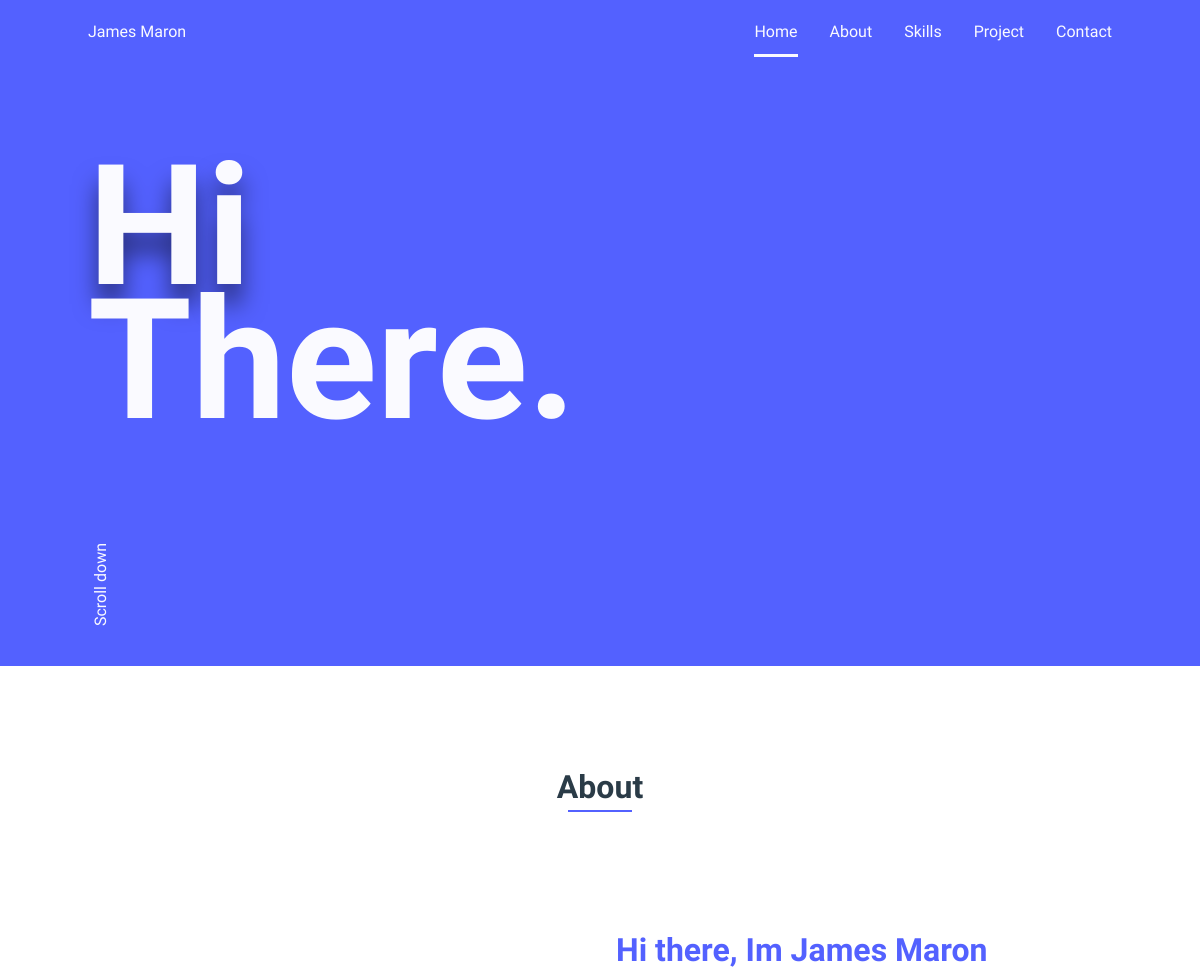
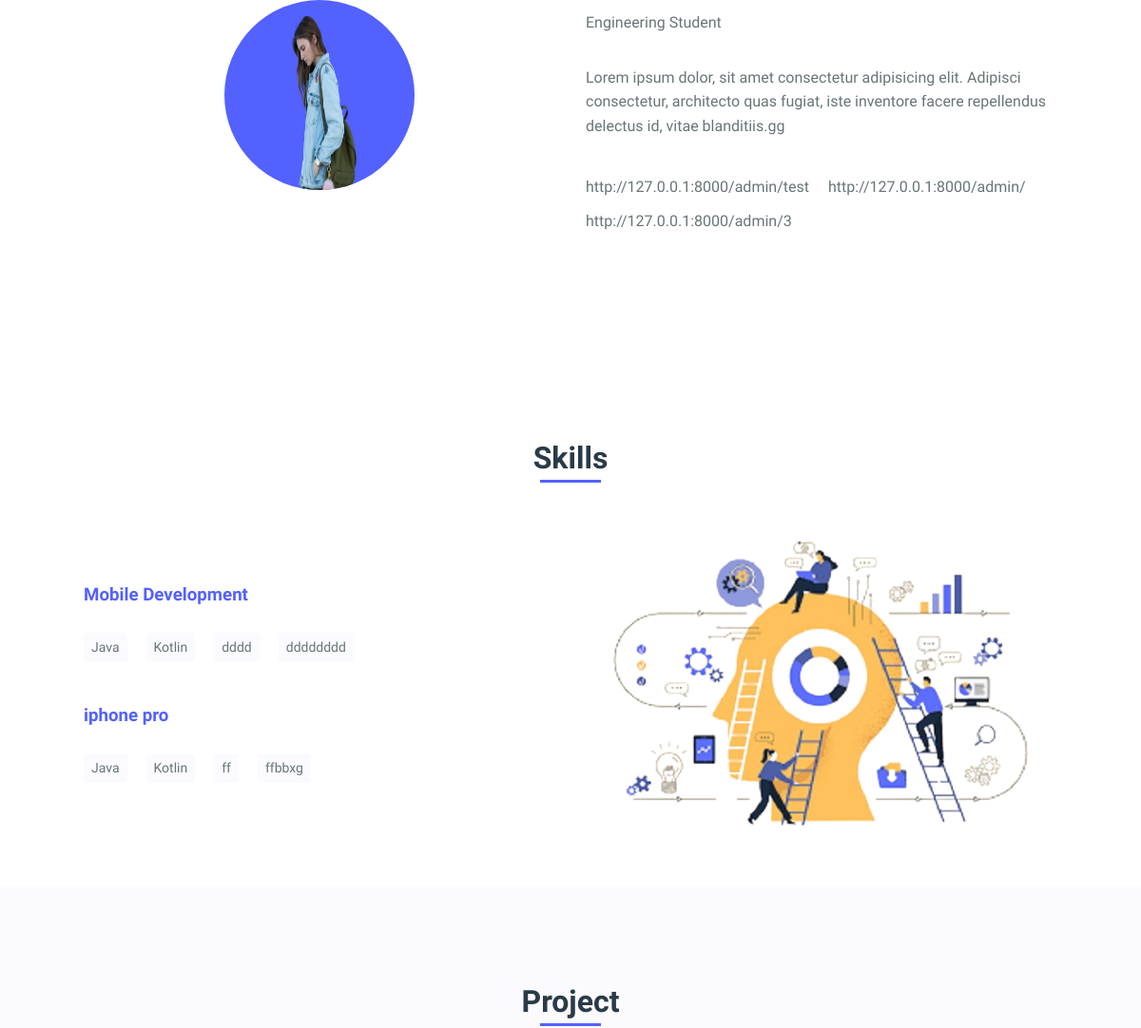
The app's page / (upper part), older data (2 pictures, top to bottom).
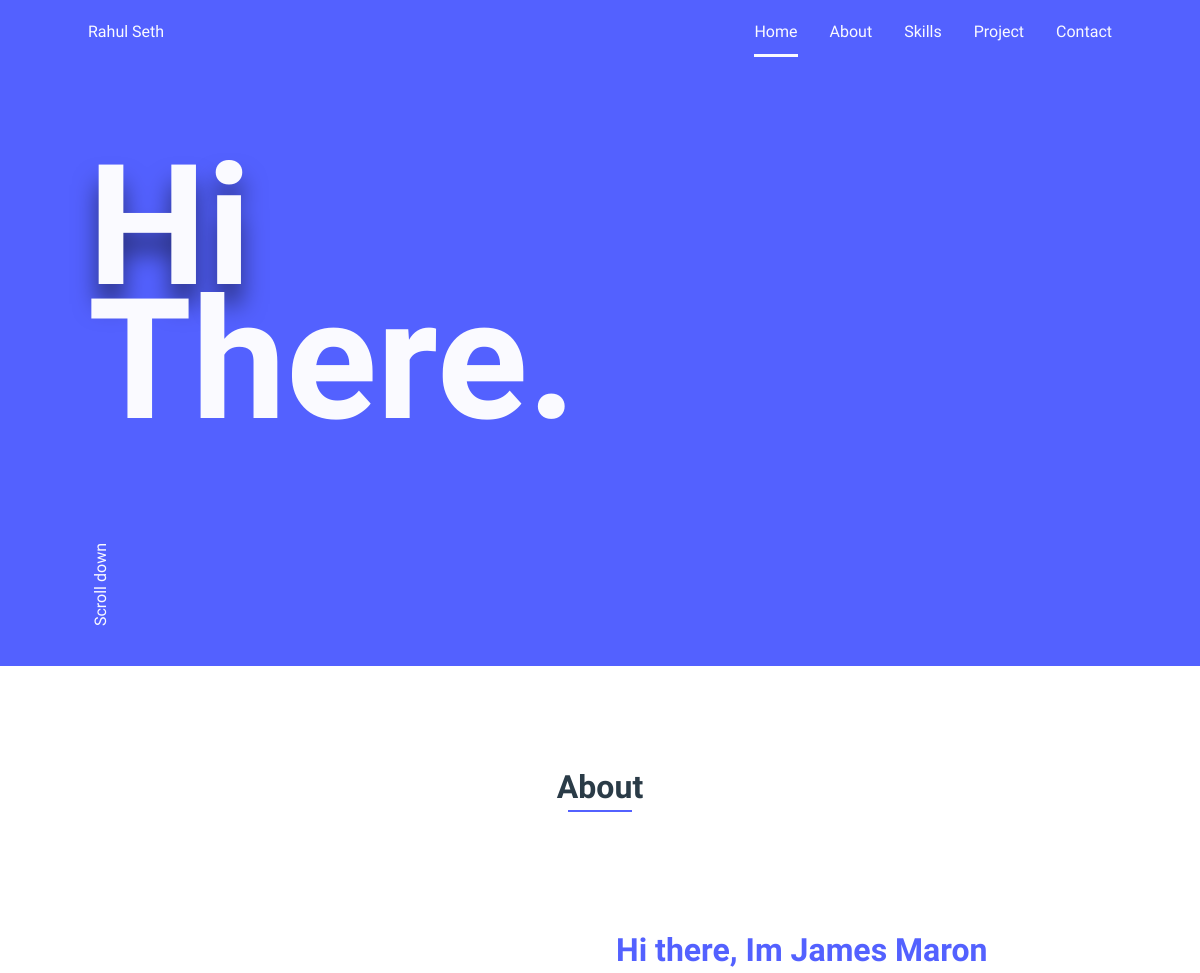
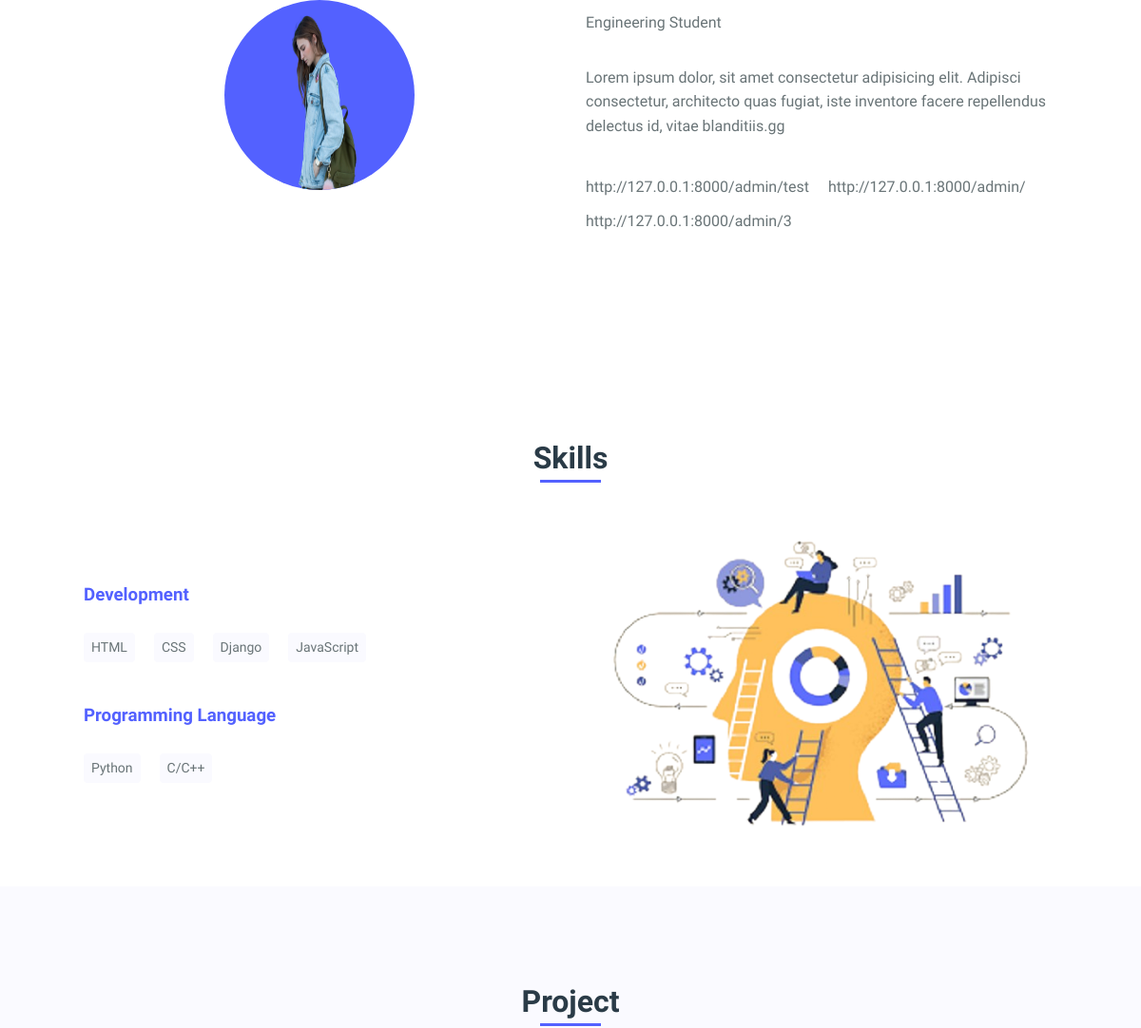
The same page, newer data (2 pictures, top to bottom).
### john/models.py (models this page shows, shortened)
class Home(models.Model):
    name = models.CharField(max_length=20)
    greetings_1 = models.CharField(max_length=5)
    greetings_2 = models.CharField(max_length=5)
    updated = models.DateTimeField(auto_now=True)

class Profile(models.Model):
    about = models.ForeignKey(About, on_delete=models.CASCADE, related_name='profile_set')
    social_name = models.CharField(max_length=10)
    link = models.URLField(max_length=200)

class Category(models.Model):
    name = models.CharField(max_length=20)
    updated = models.DateTimeField(auto_now=True)
    class Meta:
        verbose_name = 'Skill'
        verbose_name_plural = 'Skills'

class Skills(models.Model):
    category = models.ForeignKey(Category, on_delete=models.CASCADE)
    skill_name = models.CharField(max_length=20)

### john/views.py (the view)
# urls.py: path('', views.index, name='index')
def index(request):
    home = Home.objects.latest('updated')
    about = About.objects.latest('updated')
    profiles = Profile.objects.filter(about=about)
    categories = Category.objects.all()
    portfolios = Portfolio.objects.all()
    context = {
        'home': home,
        'about': about,
        'profiles': profiles,
        'categories': categories,
        'portfolios': portfolios
    }
    return render(request, 'index.html', context)

### john/templates/index.html (shortened to what this page needs)
{% load static %}
<!DOCTYPE html>
    <html lang="en">
    <head>
        <link rel="stylesheet" href="{% static 'assets/css/styles.css' %}">
        <<link href='https://unpkg.com/boxicons@2.0.9/css/boxicons.min.css' rel='stylesheet'>
    </head>
    <body>
        <header class="l-header">
            <nav class="nav bd-grid">
                <div>
                    <a href="#" class="nav__logo">{{ home.name }}</a>
                </div>
                <div class="nav__menu" id="nav-menu">
                    <ul class="nav__list">
                        <li class="nav__item"><a href="#home" class="nav__link active">Home</a></li>
                        <li class="nav__item"><a href="#about" class="nav__link">About</a></li>
                        <li class="nav__item"><a href="#skills" class="nav__link">Skills</a></li>
                        <li class="nav__item"><a href="#portfolio" class="nav__link">Project</a></li>
                        <li class="nav__item"><a href="#contact" class="nav__link">Contact</a></li>
                    </ul>
                </div>
            </nav>
        </header>
        <main class="l-main">
            <section class="home" id="home">
                <div class="home__container bd-grid">
                    <h1 class="home__title"><span>{{ home.greetings_1 }}</span><br>{{ home.greetings_2 }}.</h1>
                    <div class="home__scroll">
                        <a href="#about" class="home__scroll-link">Scroll down</a>
                    </div>
                </div>
            </section>
            <section class="about section" id="about">
                <h2 class="section-title">About</h2>
                <div class="about__container bd-grid">
                    <div class="about__img">
                        <img src="{{ about.profile_img.url }}" alt="">
                    </div>
                    <div>
                        <h2 class="about__subtitle">{{ about.heading }}</h2>
                        <span class="about__profession">{{ about.career }}</span>
                        <p class="about__text">{{ about.description }}</p>
                        <div class="about__social">
                            {% if profiles %}
                                {% for profile in profiles %}
                                <a href="{{ profile.link }}" target="_blank" rel="noopener noreferrer">{{ profile.link }}</a>
                                {% endfor %}
                            {% endif %}
                        </div>
                    </div>
                </div>
            </section>
            <section class="skills section" id="skills">
                <h2 class="section-title">Skills</h2>
                <div class="skills__container bd-grid">
                    <div class="skills__box">
                        {% for category in categories %}
                        <h3 class="skills__subtitle">{{category.name}}</h3>
                            {% for skills in category.skills_set.all %}
                                <span class="skills__name">{{skills.skill_name}}</span>
                            {% endfor %}
                        {% endfor %}
                    </div>
                    <div class="skills__img">
                        <img src="{% static 'assets/img/skilll.png' %}" alt="">
                    </div>
                </div>
            </section>
            <section class="portfolio section" id="portfolio">
                <h2 class="section-title">Project</h2>
            </section>
        </main>
    </body>
</html>

Row changes from the older to the newer data that the page shows:
no longer on this page (row unchanged): Home: name "James Maron", greetings_1 "Hi", greetings_2 "There"
removed Category: name "iphone pro", Skills (skill_name "Java"), Skills (skill_name "Kotlin")
removed Skills: skill_name "ff", shown under Category "iphone pro"
removed Skills: skill_name "ffbbxg", shown under Category "iphone pro"
added Home: name "Rahul Seth", greetings_1 "Hi", greetings_2 "There"
changed Category: name "Mobile Development" → "Development"
changed Skills: skill_name "Java" → "HTML"
changed Skills: skill_name "Kotlin" → "CSS"
changed Skills: skill_name "dddd" → "Django"
changed Skills: skill_name "dddddddd" → "JavaScript"
added Category: name "Programming Language", Skills (skill_name "Python"), Skills (skill_name "C/C++")
